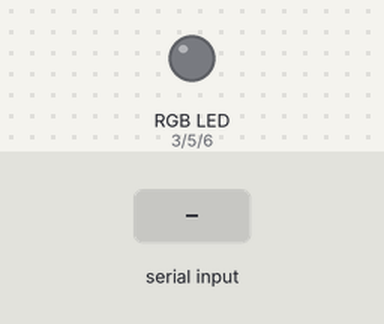
The sketch below on a simulated Arduino Uno, built with avr-gcc and run on an emulated ATmega328P. Shown: an RGB LED mixed from three pins (HIGH = lit). The inputs (shaded band) are chosen by the test bench. Dim RGB values are drawn brighter than linear; what the sketch prints to the serial monitor is not drawn.

Above: at 1.2 s.
1.3 s: "90,45,200\n" received over Serial
At 2.5 s:
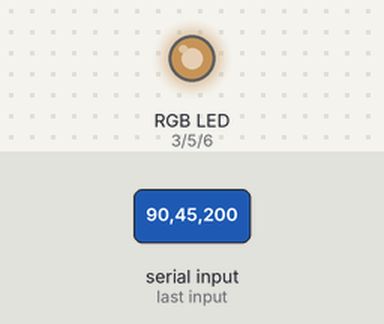
2.8 s: "30,150,10\n" received over Serial
At 3.1 s:
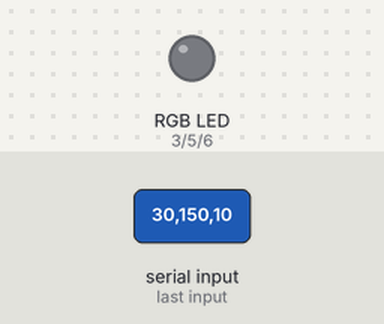
4.3 s: "90,45,200,10\n" received over Serial
At 4.9 s:
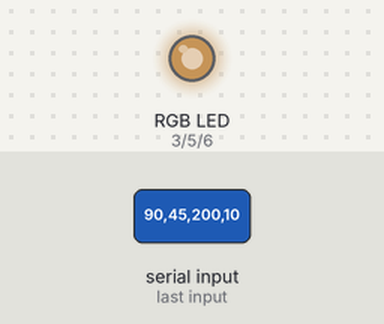
5.8 s: "30,150,10,200\n" received over Serial
At 6.6 s:
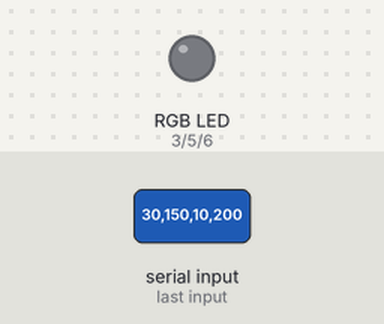
7.3 s: "90,45,200,10,150,30\n" received over Serial
At 8.6 s:
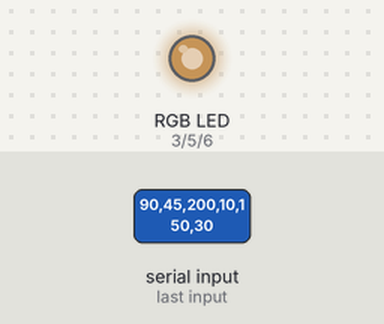
Timing chart, 0 to 9.8 s (numbered marks = the images above; inputs shaded):
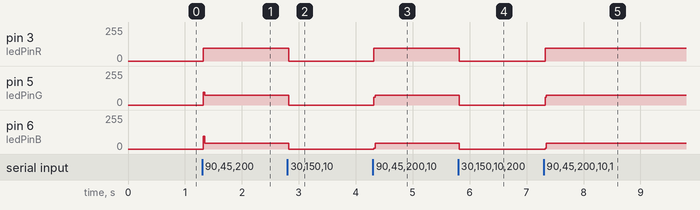

The sketch:

ColorControllerUpgradeArduino.ino
```cpp
/*
  Control a RGB led with Hue, Saturation and Brightness (HSB / HSV )

  Hue is change by an analog input.
  Brightness is changed by a fading function.
  Saturation stays constant at 255

  getRGB() function based on <http://www.codeproject.com/miscctrl/CPicker.asp>
  dim_curve idea by Jims

  created 05-01-2010 by kasperkamperman.com
*/

/*
  dim_curve 'lookup table' to compensate for the nonlinearity of human vision.
  Used in the getRGB function on saturation and brightness to make 'dimming' look more natural.
  Exponential function used to create values below :
  x from 0 - 255 : y = round(pow( 2.0, x+64/40.0) - 1)
*/

const byte dim_curve[] = {
  0,   1,   1,   2,   2,   2,   2,   2,   2,   3,   3,   3,   3,   3,   3,   3,
  3,   3,   3,   3,   3,   3,   3,   4,   4,   4,   4,   4,   4,   4,   4,   4,
  4,   4,   4,   5,   5,   5,   5,   5,   5,   5,   5,   5,   5,   6,   6,   6,
  6,   6,   6,   6,   6,   7,   7,   7,   7,   7,   7,   7,   8,   8,   8,   8,
  8,   8,   9,   9,   9,   9,   9,   9,   10,  10,  10,  10,  10,  11,  11,  11,
  11,  11,  12,  12,  12,  12,  12,  13,  13,  13,  13,  14,  14,  14,  14,  15,
  15,  15,  16,  16,  16,  16,  17,  17,  17,  18,  18,  18,  19,  19,  19,  20,
  20,  20,  21,  21,  22,  22,  22,  23,  23,  24,  24,  25,  25,  25,  26,  26,
  27,  27,  28,  28,  29,  29,  30,  30,  31,  32,  32,  33,  33,  34,  35,  35,
  36,  36,  37,  38,  38,  39,  40,  40,  41,  42,  43,  43,  44,  45,  46,  47,
  48,  48,  49,  50,  51,  52,  53,  54,  55,  56,  57,  58,  59,  60,  61,  62,
  63,  64,  65,  66,  68,  69,  70,  71,  73,  74,  75,  76,  78,  79,  81,  82,
  83,  85,  86,  88,  90,  91,  93,  94,  96,  98,  99,  101, 103, 105, 107, 109,
  110, 112, 114, 116, 118, 121, 123, 125, 127, 129, 132, 134, 136, 139, 141, 144,
  146, 149, 151, 154, 157, 159, 162, 165, 168, 171, 174, 177, 180, 183, 186, 190,
  193, 196, 200, 203, 207, 211, 214, 218, 222, 226, 230, 234, 238, 242, 248, 255,
};


// use these values for the red, blue, green led.
const int ledPinR   = 3;  // pwm pin with red led
const int ledPinG   = 5; // pwm pin with green led
const int ledPinB   = 6; // pwm pin with blue led


int brightnessVal = 150; // value that changes between 0-255


// getRGB function stores RGB values in this array
int rgb_colors[3];
int hue;
int hueVal = 200;
int saturation;
int brightness;
int cycleBit;
int fadeBit;

int cycleSpeed = 4; // 'speed' of color change
int fadeSpeed = 2; // 'speed' of fading
int fadeSlo = (fadeSpeed / 2);

String str; //string to store the incoming data from the Serial port
String hueString, hueStringTemp; // string that stores the hue
String saturationString, saturationStringTemp; //string that stores the saturation
String brightnessString, brightnessStringTemp; //string that stores the brightness
String fadeBitStr;
String cycleSpeedStr;
String fadeSpeedStr;


void setup()
{
  pinMode(ledPinR, OUTPUT);
  pinMode(ledPinG, OUTPUT);
  pinMode(ledPinB, OUTPUT);
  Serial.begin(19200);
  Serial.println("starting");

}


void loop()  {
  if (Serial.available() > 9)
  {
    str = Serial.readStringUntil('\n');

  }


  hueStringTemp = str.substring(0, 3);
  saturationStringTemp = str.substring(3, 6);
  brightnessStringTemp = str.substring(6, 9);
  fadeBitStr = str.substring(9, 10);

  saturation = saturationString.toInt();
  fadeBit = fadeBitStr.toInt();
  if (saturationStringTemp != saturationString){
    saturationString = saturationStringTemp;
  }
  if (hueStringTemp != hueString){
    hueString = hueStringTemp;
  }
  if (brightnessStringTemp != brightnessString){
    brightnessString = brightnessStringTemp;
  }
  if (fadeBit <= 1) {
    // this code takes care of the cycle color toggle, as well as what happens when it's off.
    hueVal = (int)(hueString.toFloat() * 1.1);
    brightness = brightnessString.toInt();


    // set HSB values
    hue = map(hueVal, 0, 1023, 0, 359);   // hue is a number between 0 and 360
    //saturation = 255;                               // saturation is a number between 0 - 255
    //brightness = fadeVal;                           // value is a number between 0 - 255

    getRGB(hue, saturation, brightness, rgb_colors); // converts HSB to RGB

    analogWrite(ledPinR, rgb_colors[0]);            // red value in index 0 of rgb_colors array
    analogWrite(ledPinG, rgb_colors[1]);            // green value in index 1 of rgb_colors array
    analogWrite(ledPinB, rgb_colors[2]);            // blue value in index 2 of rgb_colors array

    delay(20); // delay to slow down fading
  }
  else if (fadeBit == 2) {
    hueVal = hueString.toInt();
    saturation = saturationString.toInt();
    brightness = brightnessString.toInt();
    analogWrite(ledPinR, hueVal);
    analogWrite(ledPinG, saturation);
    analogWrite(ledPinB, brightness);
    delay(2);
  }
}
void getRGB(int hue, int sat, int val, int colors[3]) {
  /* convert hue, saturation and brightness ( HSB/HSV ) to RGB
     The dim_curve is used only on brightness/value and on saturation (inverted).
     This looks the most natural.
  */

  val = dim_curve[val];
  sat = 255 - dim_curve[255 - sat];

  int r;
  int g;
  int b;
  int base;

  if (sat == 0) { // Acromatic color (gray). Hue doesn't mind.
    colors[0] = val;
    colors[1] = val;
    colors[2] = val;
  } else  {

    base = ((255 - sat) * val) >> 8;

    switch (hue / 60) {
      case 0:
        r = val;
        g = (((val - base) * hue) / 60) + base;
        b = base;
        break;

      case 1:
        r = (((val - base) * (60 - (hue % 60))) / 60) + base;
        g = val;
        b = base;
        break;

      case 2:
        r = base;
        g = val;
        b = (((val - base) * (hue % 60)) / 60) + base;
        break;

      case 3:
        r = base;
        g = (((val - base) * (60 - (hue % 60))) / 60) + base;
        b = val;
        break;

      case 4:
        r = (((val - base) * (hue % 60)) / 60) + base;
        g = base;
        b = val;
        break;

      case 5:
        r = val;
        g = base;
        b = (((val - base) * (60 - (hue % 60))) / 60) + base;
        break;
    }

    colors[0] = r;
    colors[1] = g;
    colors[2] = b;
  }

}

int cycleMode(int cSpeed) {
  int hueValue;
  hueValue = hueValue + cSpeed;        // change fadeVal by speed
  hueValue = constrain(hueVal, 0, 1029);  // keep fadeVal between 0 and 255
  if (hueValue > 1028)    // change from up>down or down-up (negative/positive)
  { hueValue = 0;
  }
  return hueValue;
}
```

Measured:
- after the input at 1.3 s, pin 3 (ledPinR): 0/255 → 96/255 at once; pin 5 (ledPinG): 0/255 → 72/255 at once; pin 6 (ledPinB): 0/255 → 42/255 at once
- after the input at 2.8 s, pin 3 (ledPinR): 96/255 → 0/255 at once; pin 5 (ledPinG): 72/255 → 0/255 at once; pin 6 (ledPinB): 42/255 → 0/255 at once
- after the input at 4.3 s, pin 3 (ledPinR): 0/255 → 96/255 at once; pin 5 (ledPinG): 0/255 → 72/255 at once; pin 6 (ledPinB): 0/255 → 42/255 at once
- after the input at 5.8 s, pin 3 (ledPinR): 96/255 → 0/255 at once; pin 5 (ledPinG): 72/255 → 0/255 at once; pin 6 (ledPinB): 42/255 → 0/255 at once
- after the input at 7.3 s, pin 3 (ledPinR): 0/255 → 96/255 at once; pin 5 (ledPinG): 0/255 → 72/255 at once; pin 6 (ledPinB): 0/255 → 42/255 at once
